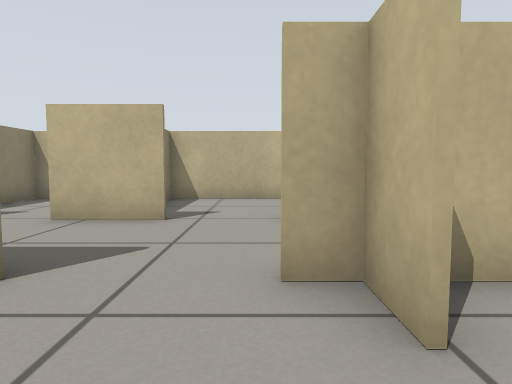
[1] (above)

22 first-person views from a walk through a robot-simulator world made for Gazebo. The camera is 0.45 m above the floor, tilts 4° down and sees 75° across. The floor is counted in squares, 0.5 m on a side. Each view is taken from the middle of a square. On the plan, view 1 faces up. The plan holds only what a view shows up to about 12 squares ahead; the rest is blank.

[2]
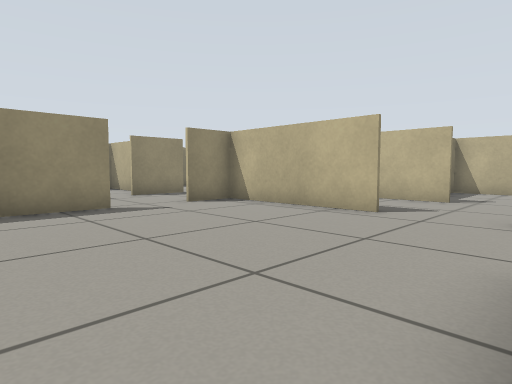

[3]
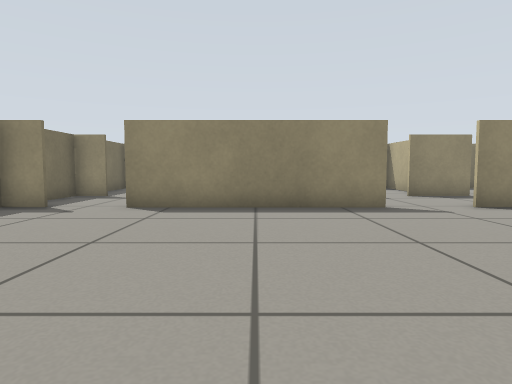

[4]
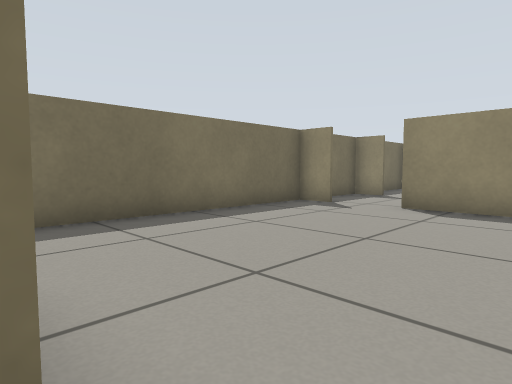

[5]
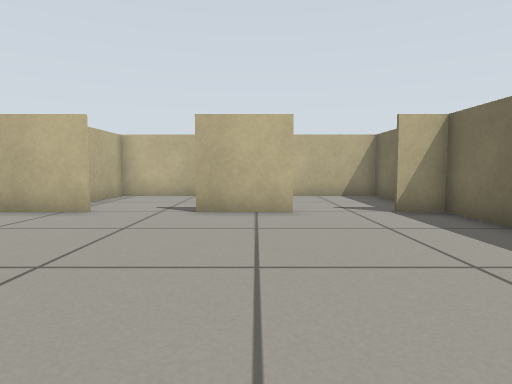

[6]
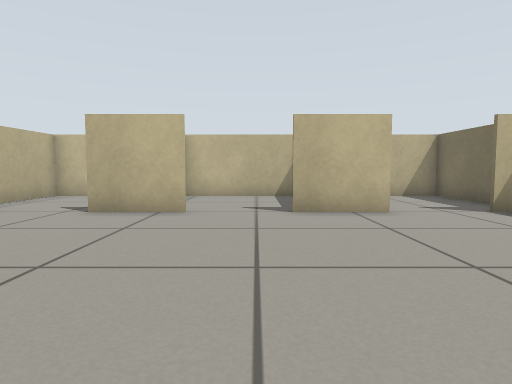

[7]
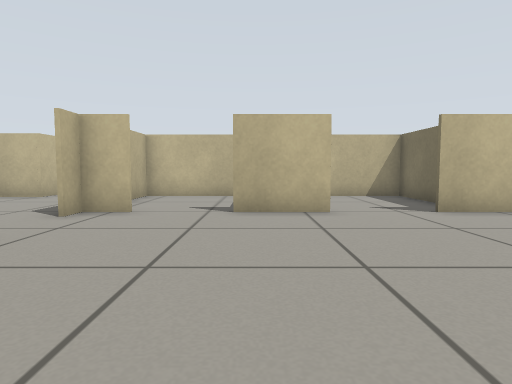

[8]
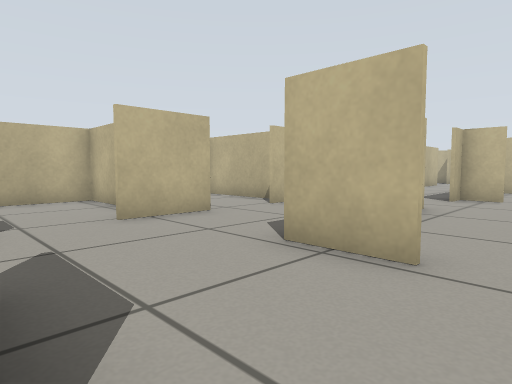

[9]
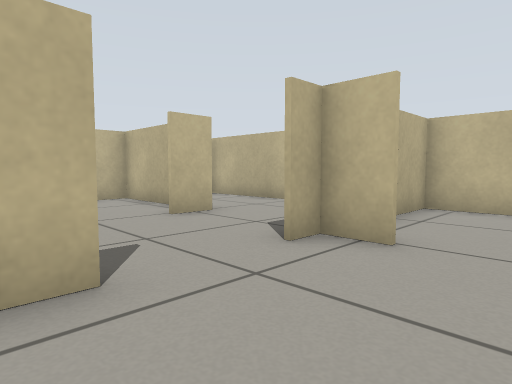

[10]
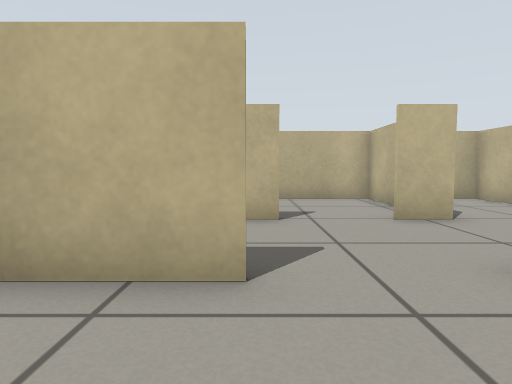

[11]
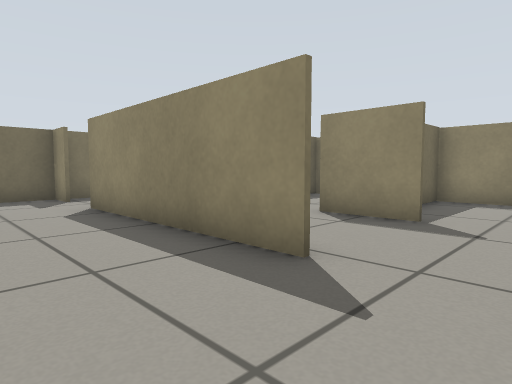

[12]
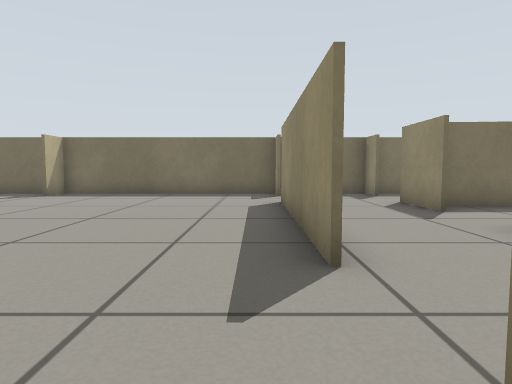

[13]
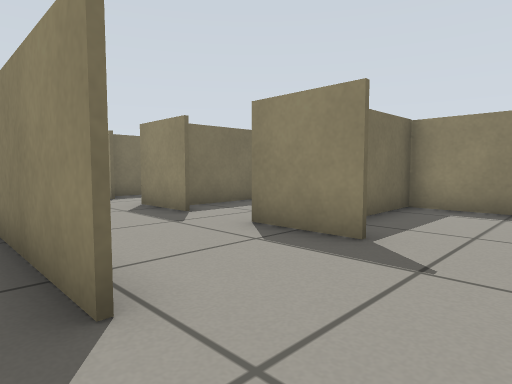

[14]
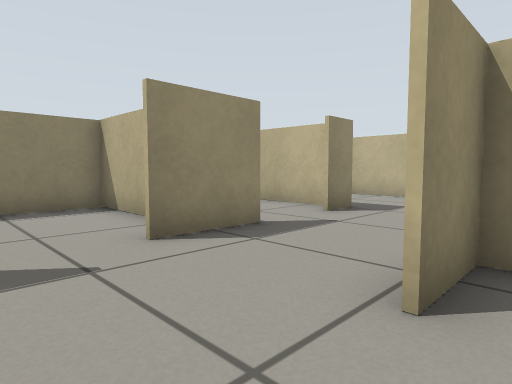

[15]
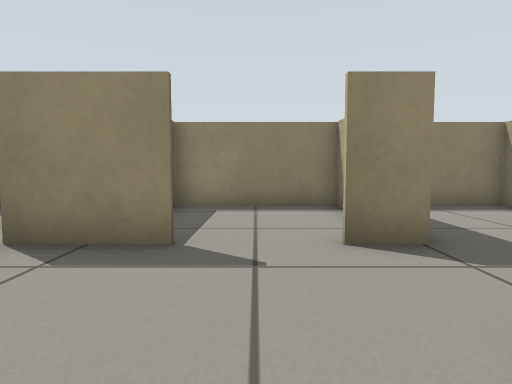

[16]
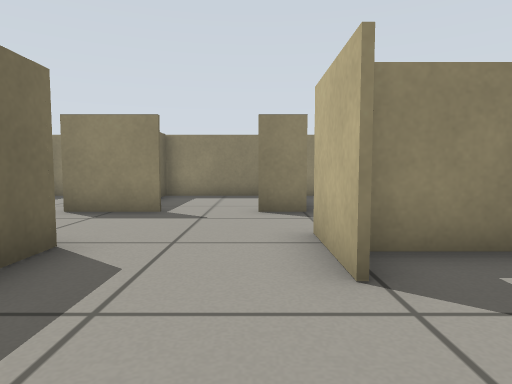

[17]
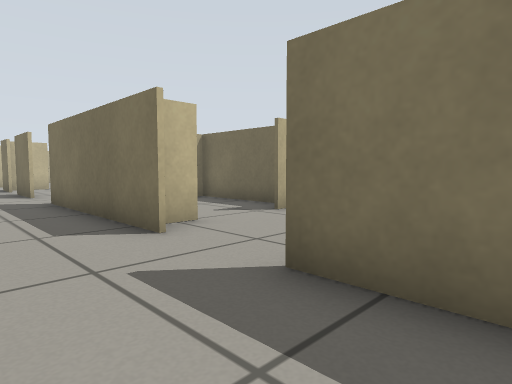

[18]
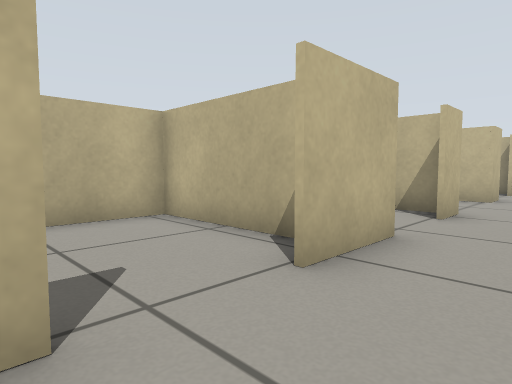

[19]
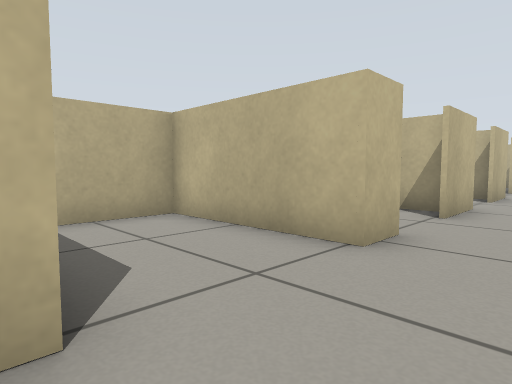

[20]
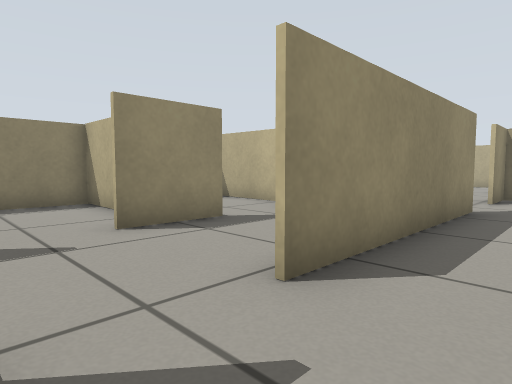

[21]
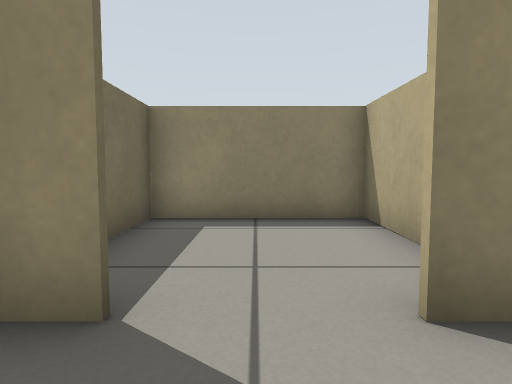

[22]
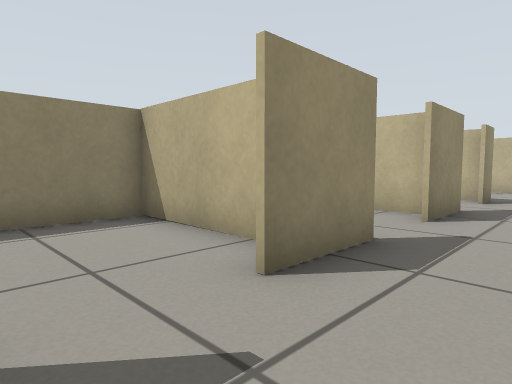

### Floor plan
Points are (right, up) in squares from view 1. A wall is a line through its corners. A room is listed if a view was taken in it or the views show most of it. See-through windows are left out.
Room 1 (views 1, 2, 3, 4, 5, 6, 7, 9, 10, 11, 12, 13, 14, 16, 20)
walls: (0.9, -2.6) (0.9, -0.5); (1.8, -1.5) (5, -1.5); (0.9, 1.5) (0.9, 2.6) (0.1, 2.6); (-2, 2.6) (-6.7, 2.6) (-6.7, 1); (-6.7, -0.9) (-6.7, -7); (-3.8, 2.7) (-2, 2.7); (0.9, -6.9) (0.9, -4.8); (2.6, -5.7) (5, -5.7) (5, 2.6) (1.5, 2.6); (5, -1.6) (2.8, -1.6); (-1.5, 5.8) (-3.6, 5.8); (-6.7, -8.9) (-6.7, -9.9) (0.9, -9.9) (0.9, -8.9); (1.4, 5.7) (1.4, 9.9) (-3.1, 9.9); (1.5, -9.9) (5, -9.9) (5, -7.1)
ways out: opening at (-7, 0.5) to room 2; opening at (-3, 4.5) to room 3; opening at (1, 4.5) to room 4; opening at (-7, -7.5) to room 5
Room 2 (view 8)
walls: (-9.9, -0.9) (-9.9, -3); (-6.8, 1) (-6.8, 2.7); (-9.9, 3.1) (-9.9, 1)
ways out: opening at (-7, 0.5) to room 1; opening at (-8.5, 2) to room 7; opening at (-8.5, -1.5) to room 8; opening at (-10, 0) to room 9
Room 3 (views 15, 17, 18)
walls: (-5.5, 5.8) (-7.6, 5.8); (-2.6, 6.6) (-2.6, 10); (-6.7, 7.9) (-6.7, 6.1); (-6.8, 2.7) (-5.9, 2.7); (-3.1, 9.9) (-7.1, 9.9); (-6.7, 10) (-6.7, 8.5)
ways out: opening at (-3, 4.5) to room 1; opening at (-6.5, 4.5) to room 7
Room 4 (view 19)
walls: (1.5, 5.8) (0.4, 5.8); (4.6, 5.8) (4.6, 9.9) (2.4, 9.9); (0.1, 2.7) (4.6, 2.7)
ways out: opening at (1, 4.5) to room 1; opening at (5, 4.5)
Room 5 (views 21, 22)
walls: (-9.9, -8.9) (-9.9, -10); (-9.9, -4.9) (-9.9, -7); (-11.9, -6) (-14, -6); (-14, -5.8) (-14, -9.9) (-6.9, -9.9)
ways out: opening at (-7, -7.5) to room 1; opening at (-8.5, -5.5) to room 8
Room 6 (no view inside)
walls: (-9.9, 6.1) (-9.9, 5); (-6.8, 8.1) (-6.8, 10); (-7.1, 9.9) (-12.1, 9.9); (-14, 10) (-14, 6.6)
ways out: opening at (-8.5, 6) to room 7
Room 7 (no view inside)
walls: (-10.1, 5.8) (-12.8, 5.8); (-14, 5.8) (-14, 2); (-14, 2.1) (-13.2, 2.1)
ways out: opening at (-8.5, 2) to room 2; opening at (-6.5, 4.5) to room 3; opening at (-8.5, 6) to room 6
Room 8 (no view inside)
walls: (-10.9, -2) (-14, -2) (-14, -4.2); (-14.1, -5.9) (-10.5, -5.9)
ways out: opening at (-8.5, -1.5) to room 2; opening at (-8.5, -5.5) to room 5
Room 9 (no view inside)
walls: (-10.2, 2) (-14, 2) (-14, -2); (-14.1, -1.9) (-11.9, -1.9)
ways out: opening at (-10, 0) to room 2

Positions as (right, up) in squares from view 1, and headings:
1: (0, 0), facing up
2: (1, -4), facing up-left
3: (1, -4), facing left
4: (1, -4), facing down-left
5: (-6, -6), facing right
6: (-6, -4), facing right
7: (-6, -1), facing right
8: (-10, 0), facing up-right
9: (-3, 0), facing up-right
10: (-2, 0), facing up
11: (-4, 1), facing down-left
12: (-6, 2), facing down
13: (-6, 1), facing down-left
14: (-6, -1), facing up-left
15: (-6, 4), facing left
16: (-3, 5), facing left
17: (-4, 5), facing down-right
18: (-6, 4), facing up-right
19: (1, 4), facing up-right
20: (-5, -9), facing up-left
21: (-8, -8), facing left
22: (-8, -5), facing up-left
